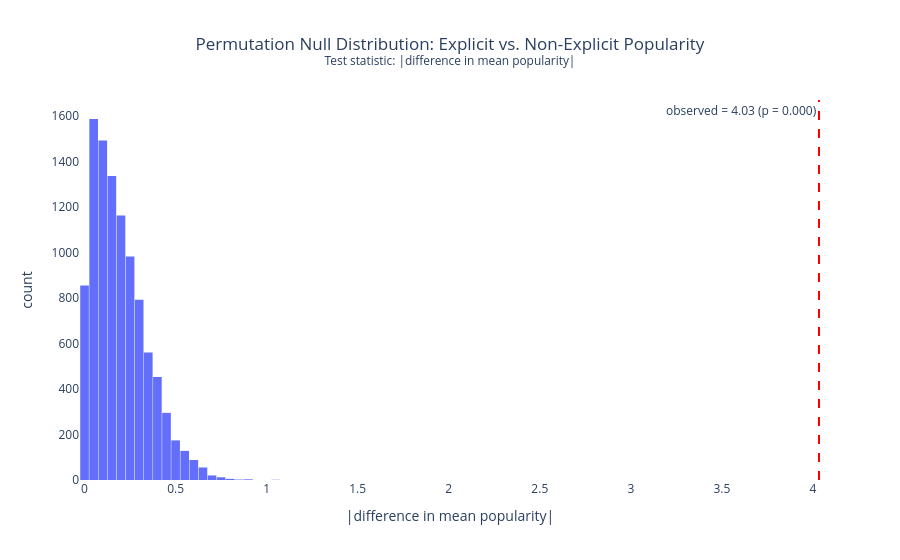

The code cell stored with this chart in its notebook:
### Code cell
# Empirical null distribution of the test statistic, with the observed value marked.
fig = px.histogram(
    x=null_diffs, nbins=40,
    title=('Permutation Null Distribution: Explicit vs. Non-Explicit Popularity'
           '<br><sup>Test statistic: |difference in mean popularity|</sup>'),
    labels={'x': '|difference in mean popularity|'},
)
fig.add_vline(x=observed_diff, line_color='red', line_dash='dash',
              annotation_text=f'observed = {observed_diff:.2f} (p = {p_value:.3f})',
              annotation_position='top left')
fig.update_layout(plot_bgcolor='white', title_x=0.5, showlegend=False, bargap=0.05)
fig.show()

### Figure 1 — Plotly figure (JSON) as saved in the notebook; plotly's stock layout.template omitted (floating-point values rounded to 4 significant figures; data arrays with more than 128 entries replaced by an {"elided": "..."} marker saying what was removed)
{"data": [{"alignmentgroup": "True", "bingroup": "x", "hovertemplate": "|difference in mean popularity|=%{x}<br>count=%{y}<extra></extra>", "legendgroup": "", "marker": {"color": "#636efa", "pattern": {"shape": ""}}, "name": "", "nbinsx": 40, "offsetgroup": "", "orientation": "v", "showlegend": false, "type": "histogram", "x": {"elided": "10000 float values"}, "xaxis": "x", "yaxis": "y"}], "layout": {"annotations": [{"showarrow": false, "text": "observed = 4.03 (p = 0.000)", "x": 4.033, "xanchor": "right", "xref": "x", "y": 1, "yanchor": "top", "yref": "y domain"}], "bargap": 0.05, "barmode": "relative", "legend": {"tracegroupgap": 0}, "plot_bgcolor": "white", "shapes": [{"line": {"color": "red", "dash": "dash"}, "type": "line", "x0": 4.033, "x1": 4.033, "xref": "x", "y0": 0, "y1": 1, "yref": "y domain"}], "showlegend": false, "title": {"text": "Permutation Null Distribution: Explicit vs. Non-Explicit Popularity<br><sup>Test statistic: |difference in mean popularity|</sup>", "x": 0.5}, "xaxis": {"anchor": "y", "domain": [0, 1], "title": {"text": "|difference in mean popularity|"}}, "yaxis": {"anchor": "x", "domain": [0, 1], "title": {"text": "count"}}}}
